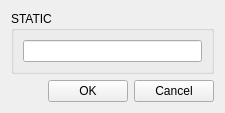
<?xml version="1.0" encoding="UTF-8"?>
<ui version="4.0">
 <class>StringDlg</class>
 <widget class="QDialog" name="StringDlg">
  <property name="geometry"><rect><x>0</x><y>0</y><width>225</width><height>97</height></rect></property>
  <layout class="QVBoxLayout" name="layout1">
   <item>
    <widget class="QGroupBox" name="stringStatic">
     <property name="nppId" stdset="0"><number>26001</number></property>
     <property name="title"><string>STATIC</string></property>
     <layout class="QVBoxLayout" name="layout2">
      <item>
       <widget class="QLineEdit" name="stringEdit">
        <property name="nppId" stdset="0"><number>26002</number></property>
       </widget>
      </item>
     </layout>
    </widget>
   </item>
   <item>
    <layout class="QHBoxLayout" name="layout3">
     <item>
      <spacer name="spacer4">
       <property name="orientation"><enum>Qt::Horizontal</enum></property>
       <property name="sizeType"><enum>QSizePolicy::Expanding</enum></property>
       <property name="sizeHint" stdset="0"><size><width>0</width><height>0</height></size></property>
      </spacer>
     </item>
     <item>
      <widget class="QPushButton" name="ok">
       <property name="nppId" stdset="0"><number>1</number></property>
       <property name="text"><string>OK</string></property>
       <property name="autoDefault"><bool>false</bool></property>
      </widget>
     </item>
     <item>
      <widget class="QPushButton" name="cancel">
       <property name="nppId" stdset="0"><number>2</number></property>
       <property name="text"><string>Cancel</string></property>
       <property name="autoDefault"><bool>false</bool></property>
      </widget>
     </item>
    </layout>
   </item>
  </layout>
 </widget>
 <resources/>
 <connections/>
</ui>
